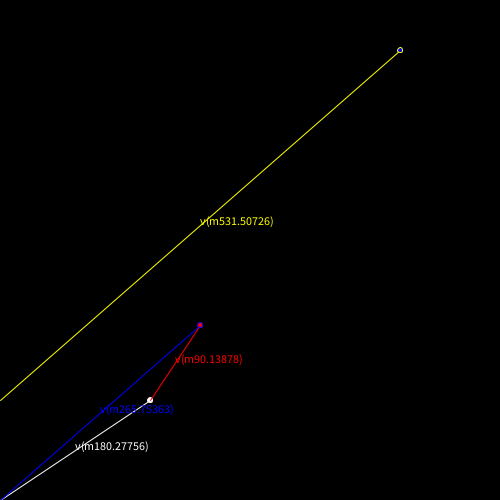
Frame 1 (no input)
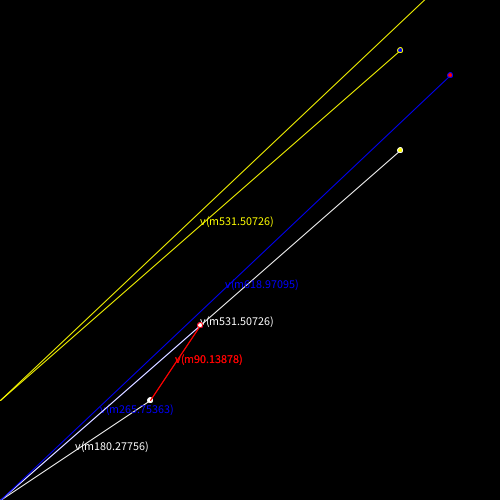
Frame 2 (the mouse pressed at the canvas centre, redrawn once)

The Processing sketch that drew these frames (run headless with seeded random() and noise(); the mouse was pressed at the canvas centre and the sketch redrawn once):

// Processing sketch: Tarefa_02___Modulo_03
// ── Tarefa_02___Modulo_03.pde
Vetor Vetor1, Vetor2;
int branco=#FFFFFF, vermelho=#FF0000, azul=#0000FF, amarelo=#FFFF00;

void setup(){
  size(500,500);
  background(0);
  Vetor1 = new Vetor(150,100); //Cria um vetor com X = 150 e y = 100
  Vetor2 = new Vetor(50,75); //Cria outro vetor com X = 50 e y = 75
  noLoop();
}

void draw(){
  Vetor1.Display(0,0, branco); 
  Vetor2.Display(150,100, vermelho); 
  Vetor1.SomaVetor(Vetor2);
  Vetor1.Display(0,0, azul);
  
  Vetor1.MultEscalar(2);
  Vetor1.Display(0,100, amarelo); 
}

///////////////////////////////////////////////////////// classe Vetor
class Vetor {
  float xcomp;
  float ycomp;
  
  Vetor(float txcomp, float tycomp){
    xcomp = txcomp;
    ycomp = tycomp;
  }
  
  void Display(float xpos, float ypos, color c){
    stroke(c);
    line(xpos,height-ypos, xpos+xcomp,height-(ypos+ycomp));
    ellipse(xpos+xcomp,height-(ypos+ycomp),5,5);
    fill(c);
    text("v(m"+Magnitude()+")", (2*xpos+xcomp)/2, height-(2*ypos+ycomp)/2);
  }
  
  float Magnitude(){
     return sqrt(xcomp*xcomp+ycomp*ycomp); // Calcula a magnitude do Vetor
  }
  
  void MultEscalar(float k){
    xcomp = k * xcomp;
    ycomp = k * ycomp;
  }
  
  void SomaVetor(Vetor tVetor){ //Soma os dois vetores, utilizando o vetor fornecido e o próprio vetor
     xcomp = xcomp + tVetor.xcomp;
     ycomp = ycomp + tVetor.ycomp;
  }
  
  void SubtraiVetor(Vetor tVetor){ //Subtrai os dois vetores, utilizando o vetor fornecido e o próprio vetor
     xcomp = xcomp - tVetor.xcomp;
     ycomp = ycomp - tVetor.ycomp;     
  }
  
  float ProdutoEscalar(Vetor tVetor){ //Calcula o produto escalar
    return xcomp * tVetor.xcomp + ycomp * tVetor.ycomp;
  }
  
  boolean CondicaoDeOrtogonalidade(Vetor tVetor) { //Verifica se o produto escalar do Vetor fornecido é nulo, para verificar a ortogonalidade do mesmo
    if (ProdutoEscalar(tVetor) == 0){
      return true;
    }
    else return false;
  }
  
  void Normalizar(){ 
     float mag = Magnitude();
     xcomp = xcomp / mag;
     ycomp = ycomp / mag;
  }
}


  
  
  
